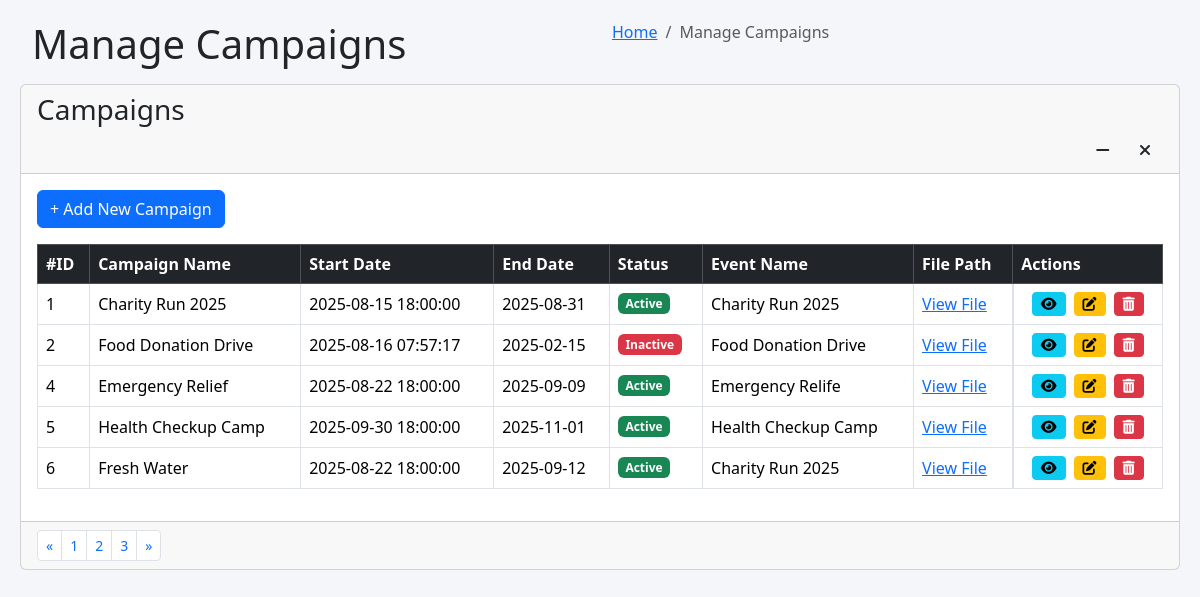
The page /pages/admin/campaigns/manage_campaigns.php on the database its author committed.
### tables this page shows
CREATE TABLE `campaigns` (
  `id` int(11) NOT NULL,
  `name` varchar(255) NOT NULL,
  `descriptions` varchar(400) NOT NULL,
  `goal_amount` int(11) DEFAULT NULL,
  `start_date` timestamp NOT NULL DEFAULT current_timestamp() ON UPDATE current_timestamp(),
  `end_date` date DEFAULT NULL,
  `status` enum('Active','Inactive') NOT NULL DEFAULT 'Active',
  `event_id` int(11) DEFAULT NULL,
  `file_path` varchar(255) NOT NULL
);

CREATE TABLE `events` (
  `id` int(11) NOT NULL,
  `name` varchar(255) NOT NULL,
  `location` varchar(255) DEFAULT NULL,
  `date` timestamp NOT NULL DEFAULT current_timestamp() ON UPDATE current_timestamp()
);

### pages/admin/campaigns/manage_campaigns.php (the view, shortened to what this page needs)
<?php
include('config.php');
$campaignsTable = "campaigns";
$eventsTable = "events";
?>
<!DOCTYPE ahtml>
<html lang="en">
<head>
    <link href="https://cdn.jsdelivr.net/npm/bootstrap@5.3.3/dist/css/bootstrap.min.css" rel="stylesheet" xintegrity="sha384-QWTKZyjpPEjISv5WaRU9OFeRpok6YctnYmDr5pNlyT2bRjXh0JMhjY6hW+ALEwIH">
    <link href="https://cdnjs.cloudflare.com/ajax/libs/font-awesome/6.0.0-beta3/css/all.min.css" rel="stylesheet">
</head>
<body>
<div class="content-wrapper">
    <section class="content-header">
        <div class="container-fluid">
            <div class="row mb-2">
                <div class="col-sm-6">
                    <h1>Manage Campaigns</h1>
                </div>
                <div class="col-sm-6">
                    <ol class="breadcrumb float-sm-right">
                        <li class="breadcrumb-item"><a href="#">Home</a></li>
                        <li class="breadcrumb-item active">Manage Campaigns</li>
                    </ol>
                </div>
            </div>
        </div>
    </section>
    <section class="content">
        <div class="card">
            <div class="card-header">
                <h3 class="card-title">Campaigns</h3>
                <div class="card-tools">
                    <button type="button" class="btn btn-tool" data-card-widget="collapse" title="Collapse">
                        <i class="fas fa-minus"></i>
                    </button>
                    <button type="button" class="btn btn-tool" data-card-widget="remove" title="Remove">
                        <i class="fas fa-times"></i>
                    </button>
                </div>
            </div>
            <div class="card-body">
                <button class="btn btn-primary mb-3" data-bs-toggle="modal" data-bs-target="#campaignModal" id="addCampaignBtn">
                    + Add New Campaign
                </button>
                <div class="table-responsive">
                    <table class="table table-bordered table-hover align-middle">
                        <thead class="table-dark">
                            <tr>
                                <th>#ID</th>
                                <th>Campaign Name</th>
                                <th>Start Date</th>
                                <th>End Date</th>
                                <th>Status</th>
                                <th>Event Name</th>
                                <th>File Path</th>
                                <th>Actions</th>
                            </tr>
                        </thead>
                        <tbody id="campaignTableBody">
                            <?php
                            if ($dms->connect_error) {
                                echo "<tr><td colspan='8' class='text-center text-danger'>Connection failed: " . $dms->connect_error . "</td></tr>";
                            } else {
                                $sql = "SELECT c.id, c.name, c.start_date, c.end_date, c.status, c.file_path, e.name AS event_name, c.event_id
                                        FROM $campaignsTable AS c
                                        LEFT JOIN $eventsTable AS e ON c.event_id = e.id";
                                $campaigns = $dms->query($sql);
                                if (!$campaigns) {
                                    echo "<tr><td colspan='8' class='text-center text-danger'>Query failed: " . $dms->error . "</td></tr>";
                                } else if ($campaigns->num_rows > 0) {
                                    while ($row = $campaigns->fetch_assoc()) {
                                        $statusMap = ['Active' => 'success', 'Inactive' => 'danger'];
                                        $badgeClass = $statusMap[$row['status']] ?? 'primary';
                                        $statusBadge = "<span class='badge bg-{$badgeClass}'>{$row['status']}</span>";
                                        $eventName = $row['event_name'] ?? 'N/A';
                                        $filePath = htmlspecialchars($row['file_path'] ?? 'N/A');
                                        $filePathLink = ($filePath !== 'N/A') ? "<a href='{$filePath}' target='_blank'>View File</a>" : "N/A";
                                        echo "<tr>
                                            <td>{$row['id']}</td>
                                            <td>{$row['name']}</td>
                                            <td>{$row['start_date']}</td>
                                            <td>{$row['end_date']}</td>
                                            <td>{$statusBadge}</td>
                                            <td>{$eventName}</td>
                                            <td>{$filePathLink}</td>
                                            <td class='d-flex justify-content-center align-items-center'>
                                                <button type='button' class='btn btn-info btn-sm view-btn me-2' data-bs-toggle='modal' data-bs-target='#viewCampaignModal'
                                                    data-id='{$row['id']}'
                                                    data-name='{$row['name']}'
                                                    data-start='{$row['start_date']}'
                                                    data-end='{$row['end_date']}'
                                                    data-status='{$row['status']}'
                                                    data-event-name='{$eventName}'
                                                    data-file-path='{$filePath}'
                                                    title='View Campaign'>
                                                    <i class='fas fa-eye'></i>
                                                </button>
                                                <button type='button' class='btn btn-warning btn-sm edit-btn me-2' data-bs-toggle='modal' data-bs-target='#campaignModal'
                                                    data-id='{$row['id']}'
                                                    data-name='{$row['name']}'
                                                    data-start='{$row['start_date']}'
                                                    data-end='{$row['end_date']}'
                                                    data-status='{$row['status']}'
                                                    data-event-id='{$row['event_id']}'
                                                    data-file-path='{$filePath}'
                                                    title='Edit Campaign'>
                                                    <i class='fas fa-edit'></i>
                                                </button>
                                                <button type='button' class='btn btn-danger btn-sm delete-btn' data-bs-toggle='modal' data-bs-target='#deleteConfirmModal' data-id='{$row['id']}' title='Delete Campaign'>
                                                    <i class='fas fa-trash-alt'></i>
                                                </button>
                                            </td>
                                        </tr>";
                                    }
                                } else {
                                    echo "<tr><td colspan='8' class='text-center'>No campaigns found.</td></tr>";
                                }
                            }
                            ?>
                        </tbody>
                    </table>
                </div>
            </div>
            <div class="card-footer clearfix">
                <ul class="pagination pagination-sm m-0 float-right">
                    <li class="page-item"><a class="page-link" href="#">«</a></li>
                    <li class="page-item"><a class="page-link" href="#">1</a></li>
                    <li class="page-item"><a class="page-link" href="#">2</a></li>
                    <li class="page-item"><a class="page-link" href="#">3</a></li>
                    <li class="page-item"><a class="page-link" href="#">»</a></li>
                </ul>
            </div>
        </div>
    </section>
</div>
</body>
</html>

### pages/admin/campaigns/manage_campaigns.php (style rules this page uses)
body { background-color: #f4f6f9; }
.content-wrapper { padding: 20px; }
.card-header .card-title { float: none; }
.card-tools { float: right; }

### rows shown on the page
campaigns: id "1", name "Charity Run 2025", start_date "2025-08-15 18:00:00", end_date "2025-08-31", status "Active", event.name "Charity Run 2025"
campaigns: id "2", name "Food Donation Drive", start_date "2025-08-16 07:57:17", end_date "2025-02-15", status "Inactive", event.name "Food Donation Drive"
campaigns: id "4", name "Emergency Relief", start_date "2025-08-22 18:00:00", end_date "2025-09-09", status "Active", event.name "Emergency Relife"
campaigns: id "5", name "Health Checkup Camp", start_date "2025-09-30 18:00:00", end_date "2025-11-01", status "Active", event.name "Health Checkup Camp"
campaigns: id "6", name "Fresh Water", start_date "2025-08-22 18:00:00", end_date "2025-09-12", status "Active", event.name "Charity Run 2025"
